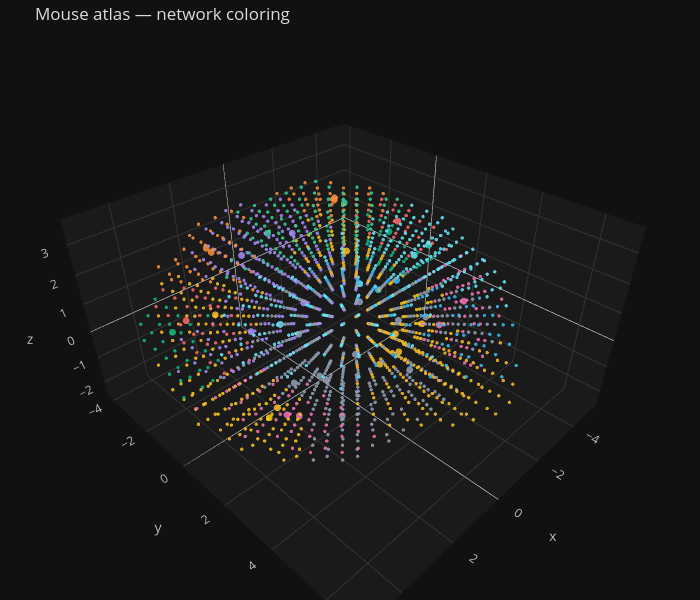

The notebook cell this image was saved under:
### Markdown cell above
## 5. 3D brain view

Render the mouse brain coloured by Garin functional network. Each dot is a parcel.

### Code cell
from homer.viz.notebook import plot_brain_3d
plot_brain_3d(M, color_by='network', title='Mouse atlas — network coloring')

### Figure 1 — Plotly figure (JSON) as saved in the notebook; plotly's stock layout.template omitted (floating-point values rounded to 4 significant figures; data arrays with more than 128 entries replaced by an {"elided": "..."} marker saying what was removed)
{"data": [{"hovertemplate": "%{text}<extra></extra>", "marker": {"color": {"elided": "1864 str values"}, "line": {"width": 0}, "opacity": 0.85, "size": {"elided": "1864 int values"}}, "mode": "markers", "text": {"elided": "1864 str values"}, "type": "scatter3d", "x": {"elided": "1864 float values"}, "y": {"elided": "1864 float values"}, "z": {"elided": "1864 float values"}}], "layout": {"font": {"color": "#ddd"}, "height": 600, "margin": {"b": 0, "l": 0, "r": 0, "t": 40}, "paper_bgcolor": "#111", "plot_bgcolor": "#111", "scene": {"aspectmode": "data", "bgcolor": "#111", "xaxis": {"backgroundcolor": "#1a1a1a", "color": "#bbb", "gridcolor": "#333", "title": {"text": "x"}}, "yaxis": {"backgroundcolor": "#1a1a1a", "color": "#bbb", "gridcolor": "#333", "title": {"text": "y"}}, "zaxis": {"backgroundcolor": "#1a1a1a", "color": "#bbb", "gridcolor": "#333", "title": {"text": "z"}}}, "title": {"text": "Mouse atlas — network coloring"}, "width": 700}}
